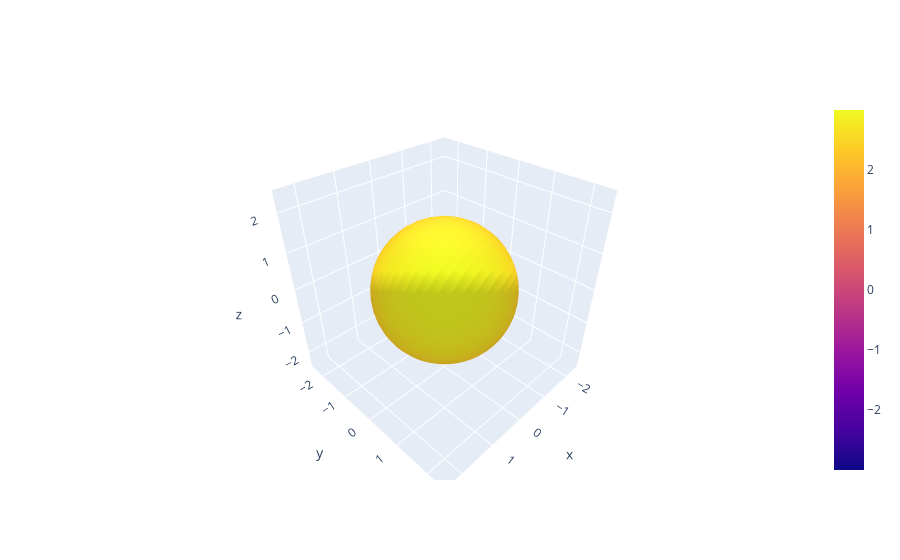

The code cell stored with this chart in its notebook:
### Code cell
coeffs = e3nn.IrrepsArray("1o", jnp.asarray([1., 1., 1.]))
sig = e3nn.to_s2grid(coeffs, 50, 69, quadrature="soft", p_val=1, p_arg=-1)
go.Surface(sig.plotly_surface(scale_radius_by_amplitude=True))

import plotly.graph_objects as go

go.Figure([go.Surface(sig.plotly_surface(scale_radius_by_amplitude=True))])

### Figure 1 — Plotly figure (JSON) as saved in the notebook; plotly's stock layout.template omitted (floating-point values rounded to 4 significant figures; data arrays with more than 128 entries replaced by an {"elided": "..."} marker saying what was removed)
{"data": [{"surfacecolor": {"elided": "52x70 float values"}, "type": "surface", "x": {"elided": "52x70 float values"}, "y": {"elided": "52x70 float values"}, "z": {"elided": "52x70 float values"}}], "layout": {}}
